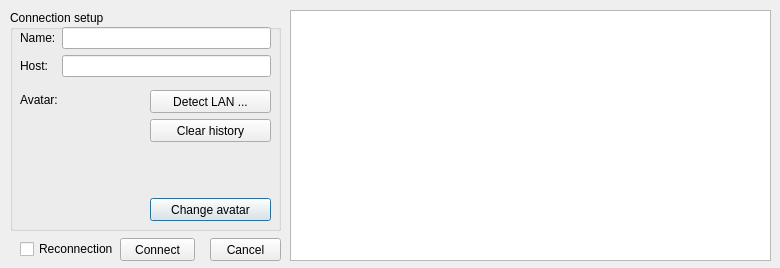
<?xml version="1.0" encoding="UTF-8"?>
<ui version="4.0">
 <class>ConnectionDialog</class>
 <widget class="QDialog" name="ConnectionDialog">
  <property name="windowModality">
   <enum>Qt::WindowModal</enum>
  </property>
  <property name="geometry">
   <rect>
    <x>0</x>
    <y>0</y>
    <width>780</width>
    <height>268</height>
   </rect>
  </property>
  <property name="windowTitle">
   <string>Connection setup</string>
  </property>
  <widget class="QGroupBox" name="groupBox">
   <property name="geometry">
    <rect>
     <x>10</x>
     <y>10</y>
     <width>271</width>
     <height>221</height>
    </rect>
   </property>
   <property name="title">
    <string>Connection setup</string>
   </property>
   <widget class="QLabel" name="avatarLabel">
    <property name="geometry">
     <rect>
      <x>10</x>
      <y>82</y>
      <width>42</width>
      <height>16</height>
     </rect>
    </property>
    <property name="text">
     <string>Avatar:</string>
    </property>
   </widget>
   <widget class="QLabel" name="avatarPixmap">
    <property name="geometry">
     <rect>
      <x>20</x>
      <y>108</y>
      <width>100</width>
      <height>100</height>
     </rect>
    </property>
    <property name="minimumSize">
     <size>
      <width>100</width>
      <height>100</height>
     </size>
    </property>
    <property name="text">
     <string/>
    </property>
    <property name="scaledContents">
     <bool>true</bool>
    </property>
   </widget>
   <widget class="QPushButton" name="changeAvatarButton">
    <property name="geometry">
     <rect>
      <x>140</x>
      <y>188</y>
      <width>121</width>
      <height>23</height>
     </rect>
    </property>
    <property name="text">
     <string>Change avatar</string>
    </property>
   </widget>
   <widget class="QPushButton" name="detectLANButton">
    <property name="geometry">
     <rect>
      <x>140</x>
      <y>80</y>
      <width>121</width>
      <height>23</height>
     </rect>
    </property>
    <property name="text">
     <string>Detect LAN ...</string>
    </property>
   </widget>
   <widget class="QPushButton" name="clearHistoryButton">
    <property name="geometry">
     <rect>
      <x>140</x>
      <y>109</y>
      <width>121</width>
      <height>23</height>
     </rect>
    </property>
    <property name="text">
     <string>Clear history</string>
    </property>
   </widget>
   <widget class="QWidget" name="layoutWidget">
    <property name="geometry">
     <rect>
      <x>10</x>
      <y>17</y>
      <width>251</width>
      <height>74</height>
     </rect>
    </property>
    <layout class="QFormLayout" name="formLayout">
     <item row="0" column="0">
      <widget class="QLabel" name="nameLabel">
       <property name="text">
        <string>Name:</string>
       </property>
       <property name="buddy">
        <cstring>nameLineEdit</cstring>
       </property>
      </widget>
     </item>
     <item row="0" column="1">
      <widget class="QLineEdit" name="nameLineEdit">
       <property name="maxLength">
        <number>8</number>
       </property>
      </widget>
     </item>
     <item row="2" column="0">
      <widget class="QLabel" name="hostLabel">
       <property name="text">
        <string>Host:</string>
       </property>
      </widget>
     </item>
     <item row="2" column="1">
      <widget class="QLineEdit" name="hostLineEdit"/>
     </item>
    </layout>
   </widget>
  </widget>
  <widget class="QListWidget" name="avatarList">
   <property name="geometry">
    <rect>
     <x>290</x>
     <y>10</y>
     <width>481</width>
     <height>251</height>
    </rect>
   </property>
   <property name="iconSize">
    <size>
     <width>80</width>
     <height>80</height>
    </size>
   </property>
   <property name="movement">
    <enum>QListView::Static</enum>
   </property>
   <property name="viewMode">
    <enum>QListView::IconMode</enum>
   </property>
  </widget>
  <widget class="QPushButton" name="cancelButton">
   <property name="geometry">
    <rect>
     <x>210</x>
     <y>238</y>
     <width>71</width>
     <height>23</height>
    </rect>
   </property>
   <property name="text">
    <string>Cancel</string>
   </property>
  </widget>
  <widget class="QPushButton" name="connectButton">
   <property name="geometry">
    <rect>
     <x>120</x>
     <y>238</y>
     <width>75</width>
     <height>23</height>
    </rect>
   </property>
   <property name="text">
    <string>Connect</string>
   </property>
  </widget>
  <widget class="QCheckBox" name="reconnectionCheckBox">
   <property name="geometry">
    <rect>
     <x>20</x>
     <y>241</y>
     <width>95</width>
     <height>16</height>
    </rect>
   </property>
   <property name="text">
    <string>Reconnection</string>
   </property>
  </widget>
 </widget>
 <tabstops>
  <tabstop>avatarList</tabstop>
 </tabstops>
 <resources/>
 <connections>
  <connection>
   <sender>cancelButton</sender>
   <signal>clicked()</signal>
   <receiver>ConnectionDialog</receiver>
   <slot>reject()</slot>
   <hints>
    <hint type="sourcelabel">
     <x>188</x>
     <y>273</y>
    </hint>
    <hint type="destinationlabel">
     <x>241</x>
     <y>158</y>
    </hint>
   </hints>
  </connection>
 </connections>
</ui>
